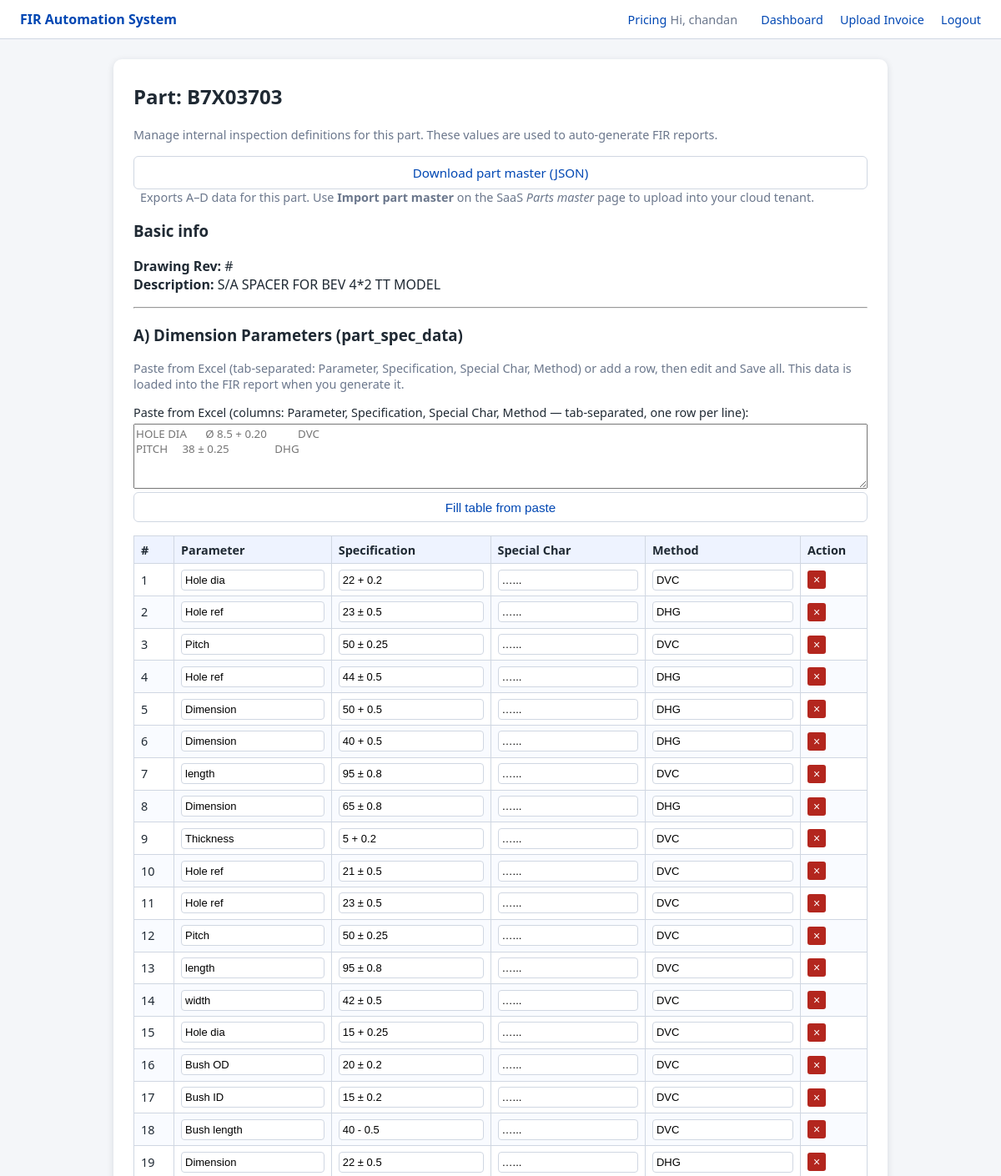
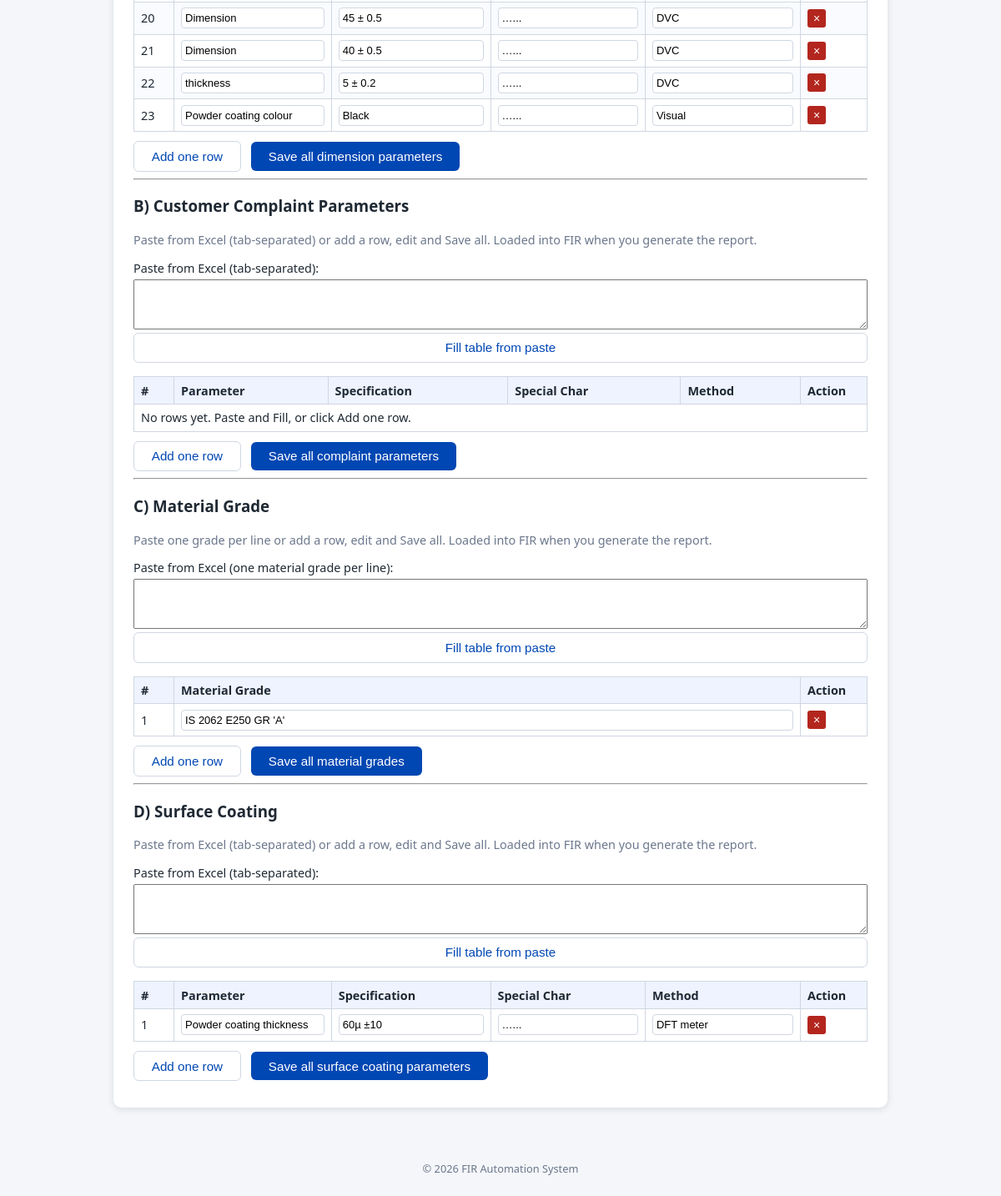
Page /parts/53 (signed in) on the committed database (2 pictures, top to bottom).
### tables this page shows
CREATE TABLE Users (
    id INTEGER PRIMARY KEY AUTOINCREMENT,
    name TEXT NOT NULL,
    email TEXT NOT NULL UNIQUE,
    password_hash TEXT NOT NULL
);

CREATE TABLE parts_master (
    part_id      INTEGER PRIMARY KEY AUTOINCREMENT,
    part_no      TEXT NOT NULL UNIQUE,
    drawing_rev  TEXT,
    description  TEXT
, company_id INTEGER DEFAULT 1);

CREATE TABLE part_spec_data (
    id                   INTEGER PRIMARY KEY AUTOINCREMENT,
    part_id              INTEGER NOT NULL,
    parameter            TEXT NOT NULL,
    specification        TEXT,
    special_char         TEXT,
    method_of_inspection TEXT, company_id INTEGER DEFAULT 1,
    FOREIGN KEY (part_id) REFERENCES parts_master(part_id) ON DELETE CASCADE ON UPDATE CASCADE
);

CREATE TABLE material_grade (
    id             INTEGER PRIMARY KEY AUTOINCREMENT,
    part_id        INTEGER NOT NULL,
    material_grade TEXT NOT NULL, company_id INTEGER DEFAULT 1,
    FOREIGN KEY (part_id) REFERENCES parts_master(part_id) ON DELETE CASCADE ON UPDATE CASCADE
);

CREATE TABLE surface_coating_master (
    id                   INTEGER PRIMARY KEY AUTOINCREMENT,
    part_id              INTEGER NOT NULL,
    parameter            TEXT NOT NULL,
    specification        TEXT,
    special_char         TEXT,
    method_of_inspection TEXT, company_id INTEGER DEFAULT 1,
    FOREIGN KEY (part_id) REFERENCES parts_master(part_id) ON DELETE CASCADE ON UPDATE CASCADE
);

### app.py (the view, shortened to what this page needs)
    @app.route("/parts/<int:part_id>", methods=["GET", "POST"])
    @login_required
    def part_detail(part_id: int):
        conn = get_db_connection()
        part = conn.execute(
            "SELECT part_id, part_no, drawing_rev, description FROM parts_master WHERE part_id = ?",
            (part_id,),
        ).fetchone()
        if not part:
            conn.close()
            flash("Part not found.", "danger")
            return redirect(url_for("parts"))
        spec_rows = conn.execute(
            "SELECT id, parameter, specification, special_char, method_of_inspection FROM part_spec_data WHERE part_id = ? ORDER BY id",
            (part_id,),
        ).fetchall()
        ccp_rows = conn.execute(
            "SELECT parameter, specification, special_char, method_of_inspection FROM customer_complaint_parameters WHERE part_id = ? ORDER BY id",
            (part_id,),
        ).fetchall()
        material_rows = conn.execute(
            "SELECT material_grade FROM material_grade WHERE part_id = ? ORDER BY id",
            (part_id,),
        ).fetchall()
        coating_rows = conn.execute(
            "SELECT parameter, specification, special_char, method_of_inspection FROM surface_coating_master WHERE part_id = ? ORDER BY id",
            (part_id,),
        ).fetchall()
        conn.close()
        return render_template(
            "part_detail.html",
            part=part,
            spec_rows=spec_rows,
            ccp_rows=ccp_rows,
            material_rows=material_rows,
            coating_rows=coating_rows,
        )

### templates/part_detail.html (shortened to what this page needs)
{% extends "base.html" %}
{% block content %}
<section class="table-page">
  <h2>Part: {{ part.part_no }}</h2>
  <p class="table-page__hint">
    Manage internal inspection definitions for this part. These values are used to auto-generate FIR reports.
  </p>
  <p class="form__group" style="margin-bottom:1rem;">
    <a class="btn btn--secondary" href="{{ url_for('export_part_master', part_id=part.part_id) }}">Download part master (JSON)</a>
    <span class="table-page__hint" style="display:inline-block;margin-left:0.5rem;">Exports A–D data for this part. Use <strong>Import part master</strong> on the SaaS <em>Parts master</em> page to upload into your cloud tenant.</span>
  </p>
  <h3>Basic info</h3>
  <p><strong>Drawing Rev:</strong> {{ part.drawing_rev or "-" }}<br>
     <strong>Description:</strong> {{ part.description or "-" }}</p>
  <hr>
  <h3>A) Dimension Parameters (part_spec_data)</h3>
  <p class="table-page__hint">Paste from Excel (tab-separated: Parameter, Specification, Special Char, Method) or add a row, then edit and Save all. This data is loaded into the FIR report when you generate it.</p>
  <div class="form__group" style="margin-bottom:1rem;">
    <label for="excel_paste">Paste from Excel (columns: Parameter, Specification, Special Char, Method — tab-separated, one row per line):</label>
    <textarea id="excel_paste" rows="4" style="width:100%;font-family:inherit;" placeholder="HOLE DIA	Ø 8.5 + 0.20		DVC&#10;PITCH	38 ± 0.25		DHG"></textarea>
    <button type="button" class="btn btn--secondary" id="fillFromPasteBtn" style="margin-top:4px;">Fill table from paste</button>
  </div>
  <form method="post" id="specBulkForm">
    <div class="table-wrapper">
      <table class="data-table" id="specTable">
        <thead>
          <tr>
            <th style="width:3rem;">#</th>
            <th>Parameter</th>
            <th>Specification</th>
            <th>Special Char</th>
            <th>Method</th>
            <th style="width:5rem;">Action</th>
          </tr>
        </thead>
        <tbody id="specTbody">
          {% for r in spec_rows %}
          <tr data-row>
            <td class="row-num">{{ loop.index }}</td>
            <td><input type="text" name="spec_param" value="{{ r.parameter or '' }}" class="cell-input"></td>
            <td><input type="text" name="spec_spec" value="{{ r.specification or '' }}" class="cell-input"></td>
            <td><input type="text" name="spec_char" value="{{ r.special_char or '' }}" class="cell-input"></td>
            <td><input type="text" name="spec_method" value="{{ r.method_of_inspection or '' }}" class="cell-input"></td>
            <td><button type="button" class="btn btn--danger btn-x delete-row" title="Delete">×</button></td>
          </tr>
          {% else %}
          <tr id="specEmptyRow"><td colspan="6">No rows yet. Paste from Excel and click Fill table, or click Add row below.</td></tr>
          {% endfor %}
        </tbody>
      </table>
    </div>
    <button type="button" class="btn btn--secondary" id="specAddOneBtn" style="margin-right:0.5rem;">Add one row</button>
    <button type="submit" class="btn btn--primary" style="margin-top:0.75rem;">Save all dimension parameters</button>
  </form>
  <hr>
  <h3>B) Customer Complaint Parameters</h3>
  <p class="table-page__hint">Paste from Excel (tab-separated) or add a row, edit and Save all. Loaded into FIR when you generate the report.</p>
  <div class="form__group" style="margin-bottom:1rem;">
    <label for="ccp_paste">Paste from Excel (tab-separated):</label>
    <textarea id="ccp_paste" rows="3" style="width:100%;font-family:inherit;"></textarea>
    <button type="button" class="btn btn--secondary" id="ccpFillBtn" style="margin-top:4px;">Fill table from paste</button>
  </div>
  <form method="post" id="ccpBulkForm">
    <div class="table-wrapper">
      <table class="data-table" id="ccpTable">
        <thead>
          <tr><th style="width:3rem;">#</th><th>Parameter</th><th>Specification</th><th>Special Char</th><th>Method</th><th style="width:5rem;">Action</th></tr>
        </thead>
        <tbody id="ccpTbody">
          {% for r in ccp_rows %}
          <tr data-row>
            <td class="row-num">{{ loop.index }}</td>
            <td><input type="text" name="ccp_param" value="{{ r.parameter or '' }}" class="cell-input"></td>
            <td><input type="text" name="ccp_spec" value="{{ r.specification or '' }}" class="cell-input"></td>
            <td><input type="text" name="ccp_char" value="{{ r.special_char or '' }}" class="cell-input"></td>
            <td><input type="text" name="ccp_method" value="{{ r.method_of_inspection or '' }}" class="cell-input"></td>
            <td><button type="button" class="btn btn--danger btn-x delete-row" title="Delete">×</button></td>
          </tr>
          {% else %}
          <tr id="ccpEmptyRow"><td colspan="6">No rows yet. Paste and Fill, or click Add one row.</td></tr>
          {% endfor %}
        </tbody>
      </table>
    </div>
    <button type="button" class="btn btn--secondary" id="ccpAddOneBtn" style="margin-right:0.5rem;">Add one row</button>
    <button type="submit" class="btn btn--primary" style="margin-top:0.75rem;">Save all complaint parameters</button>
  </form>
  <hr>
  <h3>C) Material Grade</h3>
  <p class="table-page__hint">Paste one grade per line or add a row, edit and Save all. Loaded into FIR when you generate the report.</p>
  <div class="form__group" style="margin-bottom:1rem;">
    <label for="mat_paste">Paste from Excel (one material grade per line):</label>
    <textarea id="mat_paste" rows="3" style="width:100%;font-family:inherit;"></textarea>
    <button type="button" class="btn btn--secondary" id="matFillBtn" style="margin-top:4px;">Fill table from paste</button>
  </div>
  <form method="post" id="matBulkForm">
    <div class="table-wrapper">
      <table class="data-table" id="matTable">
        <thead>
          <tr><th style="width:3rem;">#</th><th>Material Grade</th><th style="width:5rem;">Action</th></tr>
        </thead>
        <tbody id="matTbody">
          {% for r in material_rows %}
          <tr data-row>
            <td class="row-num">{{ loop.index }}</td>
            <td><input type="text" name="material_grade" value="{{ r.material_grade or '' }}" class="cell-input"></td>
            <td><button type="button" class="btn btn--danger btn-x delete-row" title="Delete">×</button></td>
          </tr>
          {% else %}
          <tr id="matEmptyRow"><td colspan="3">No rows yet. Paste and Fill, or click Add one row.</td></tr>
          {% endfor %}
        </tbody>
      </table>
    </div>
    <button type="button" class="btn btn--secondary" id="matAddOneBtn" style="margin-right:0.5rem;">Add one row</button>
    <button type="submit" class="btn btn--primary" style="margin-top:0.75rem;">Save all material grades</button>
  </form>
  <hr>
  <h3>D) Surface Coating</h3>
  <p class="table-page__hint">Paste from Excel (tab-separated) or add a row, edit and Save all. Loaded into FIR when you generate the report.</p>
  <div class="form__group" style="margin-bottom:1rem;">
    <label for="coat_paste">Paste from Excel (tab-separated):</label>
    <textarea id="coat_paste" rows="3" style="width:100%;font-family:inherit;"></textarea>
    <button type="button" class="btn btn--secondary" id="coatFillBtn" style="margin-top:4px;">Fill table from paste</button>
  </div>
  <form method="post" id="coatBulkForm">
    <div class="table-wrapper">
      <table class="data-table" id="coatTable">
        <thead>
          <tr><th style="width:3rem;">#</th><th>Parameter</th><th>Specification</th><th>Special Char</th><th>Method</th><th style="width:5rem;">Action</th></tr>
        </thead>
        <tbody id="coatTbody">
          {% for r in coating_rows %}
          <tr data-row>
            <td class="row-num">{{ loop.index }}</td>
            <td><input type="text" name="coat_param" value="{{ r.parameter or '' }}" class="cell-input"></td>
            <td><input type="text" name="coat_spec" value="{{ r.specification or '' }}" class="cell-input"></td>
            <td><input type="text" name="coat_char" value="{{ r.special_char or '' }}" class="cell-input"></td>
            <td><input type="text" name="coat_method" value="{{ r.method_of_inspection or '' }}" class="cell-input"></td>
            <td><button type="button" class="btn btn--danger btn-x delete-row" title="Delete">×</button></td>
          </tr>
          {% else %}
          <tr id="coatEmptyRow"><td colspan="6">No rows yet. Paste and Fill, or click Add one row.</td></tr>
          {% endfor %}
        </tbody>
      </table>
    </div>
    <button type="button" class="btn btn--secondary" id="coatAddOneBtn" style="margin-right:0.5rem;">Add one row</button>
    <button type="submit" class="btn btn--primary" style="margin-top:0.75rem;">Save all surface coating parameters</button>
  </form>
</section>
{% endblock %}

### templates/base.html (shortened to what this page needs)
<!doctype html>
<html lang="en">
<head>
  <link rel="stylesheet" href="{{ url_for('static', filename='css/main.css') }}">
</head>
<body>
  <header class="top-bar">
    <div class="top-bar__brand">
      <span class="brand-name">FIR Automation System</span>
    </div>
    <nav class="top-bar__nav">
      <a href="{{ url_for('pricing') }}">Pricing</a>
      {% if session.get('user_id') %}
        <span class="top-bar__user">Hi, {{ session.get('user_name') }}</span>
        <a href="{{ url_for('dashboard') }}">Dashboard</a>
        <a href="{{ url_for('upload_invoice') }}">Upload Invoice</a>
        <a href="{{ url_for('logout') }}">Logout</a>
      {% else %}
        <a href="{{ url_for('landing') }}">Home</a>
        <a href="{{ url_for('login') }}">Login</a>
        <a href="{{ url_for('signup') }}">Sign up</a>
      {% endif %}
    </nav>
  </header>
  <main class="page-main">
    {% block content %}{% endblock %}
  </main>
  <footer class="page-footer">
    <span>&copy; {{ current_year }} FIR Automation System</span>
  </footer>
</body>
</html>

### static/css/main.css (style rules this page uses)
:root { --color-bg: #f4f6f9; --color-surface: #ffffff; --color-primary: #0047b3; --color-primary-dark: #003580; --color-accent: #00897b; --color-border: #d0d7e2; --color-text: #1f2933; --color-muted: #6b778c; --radius-sm: 4px; --radius-md: 6px; --shadow-soft: 0 2px 8px rgba(15, 35, 52, 0.12); }
*, *::before, *::after { box-sizing: border-box; }
body { margin: 0; font-family: system-ui, -apple-system, BlinkMacSystemFont, "Segoe UI", sans-serif; background: var(--color-bg); color: var(--color-text); }
a { color: var(--color-primary); text-decoration: none; }
.top-bar { position: sticky; top: 0; z-index: 10; display: flex; align-items: center; justify-content: space-between; padding: 0.75rem 1.5rem; background: #ffffff; border-bottom: 1px solid var(--color-border); }
.brand-name { font-weight: 600; color: var(--color-primary); }
.top-bar__nav a { margin-left: 1rem; font-size: 0.9rem; }
.top-bar__user { margin-right: 0.5rem; font-size: 0.9rem; color: var(--color-muted); }
.page-main { max-width: 960px; margin: 1.5rem auto 3rem; padding: 0 1rem; }
.page-footer { text-align: center; padding: 1rem 0 1.5rem; font-size: 0.8rem; color: var(--color-muted); }
.btn { display: inline-flex; align-items: center; justify-content: center; padding: 0.55rem 1.3rem; border-radius: var(--radius-md); border: none; font-size: 0.95rem; cursor: pointer; text-decoration: none; transition: background 0.15s ease, box-shadow 0.15s ease, transform 0.05s ease; }
.btn--primary { background: var(--color-primary); color: #ffffff; }
.btn--secondary { background: #ffffff; color: var(--color-primary); border: 1px solid var(--color-border); }
.auth, .upload, .dashboard, .table-page { background: var(--color-surface); border-radius: 10px; padding: 1.75rem 1.5rem 2rem; box-shadow: var(--shadow-soft); }
.auth h2, .upload h2, .dashboard h2, .table-page h2 { margin-top: 0; }
.form__group { display: flex; flex-direction: column; margin-bottom: 0.9rem; }
.form__group label { font-size: 0.9rem; margin-bottom: 0.25rem; }
.upload__hint, .table-page__hint { font-size: 0.9rem; color: var(--color-muted); }
.table-wrapper { margin-top: 1rem; overflow-x: auto; }
.data-table { width: 100%; border-collapse: collapse; font-size: 0.9rem; }
.data-table thead { background: #eef3ff; }
.data-table th, .data-table td { border: 1px solid var(--color-border); padding: 0.4rem 0.5rem; text-align: left; }
.data-table th { font-weight: 600; }
.data-table tbody tr:nth-child(even) { background-color: #f9fbff; }

### templates/part_detail.html (style rules this page uses)
.cell-input { width:100%; box-sizing:border-box; padding:4px; border:1px solid #d0d7e2; border-radius:4px; font-size:13px; }
.btn--danger { background:#b3261e; color:#fff; border:none; }
.btn-x { width:22px; height:22px; min-width:22px; padding:0; font-size:14px; line-height:1; display:inline-flex; align-items:center; justify-content:center; border-radius:3px; cursor:pointer; }

### rows in the picture
Users: get "chandan"
parts_master: part_no "B7X03703", drawing_rev "#", description "S/A SPACER FOR BEV 4*2 TT MODEL"
part_spec_data: spec_param "Hole dia", spec_spec "22 + 0.2", spec_char "…...", spec_method "DVC"
part_spec_data: spec_param "Hole ref", spec_spec "23 ± 0.5", spec_char "…...", spec_method "DHG"
part_spec_data: spec_param "Pitch", spec_spec "50 ± 0.25", spec_char "…...", spec_method "DVC"
part_spec_data: spec_param "Hole ref", spec_spec "44 ± 0.5", spec_char "…...", spec_method "DHG"
part_spec_data: spec_param "Dimension", spec_spec "50 + 0.5", spec_char "…...", spec_method "DHG"
part_spec_data: spec_param "Dimension", spec_spec "40 + 0.5", spec_char "…...", spec_method "DHG"
part_spec_data: spec_param "length", spec_spec "95 ± 0.8", spec_char "…...", spec_method "DVC"
part_spec_data: spec_param "Dimension", spec_spec "65 ± 0.8", spec_char "…...", spec_method "DHG"
part_spec_data: spec_param "Thickness", spec_spec "5 + 0.2", spec_char "…...", spec_method "DVC"
part_spec_data: spec_param "Hole ref", spec_spec "21 ± 0.5", spec_char "…...", spec_method "DVC"
part_spec_data: spec_param "Hole ref", spec_spec "23 ± 0.5", spec_char "…...", spec_method "DVC"
part_spec_data: spec_param "Pitch", spec_spec "50 ± 0.25", spec_char "…...", spec_method "DVC"
part_spec_data: spec_param "length", spec_spec "95 ± 0.8", spec_char "…...", spec_method "DVC"
part_spec_data: spec_param "width", spec_spec "42 ± 0.5", spec_char "…...", spec_method "DVC"
part_spec_data: spec_param "Hole dia", spec_spec "15 + 0.25", spec_char "…...", spec_method "DVC"
part_spec_data: spec_param "Bush OD", spec_spec "20 ± 0.2", spec_char "…...", spec_method "DVC"
part_spec_data: spec_param "Bush ID", spec_spec "15 ± 0.2", spec_char "…...", spec_method "DVC"
part_spec_data: spec_param "Bush length", spec_spec "40 - 0.5", spec_char "…...", spec_method "DVC"
part_spec_data: spec_param "Dimension", spec_spec "22 ± 0.5", spec_char "…...", spec_method "DHG"
part_spec_data: spec_param "Dimension", spec_spec "45 ± 0.5", spec_char "…...", spec_method "DVC"
part_spec_data: spec_param "Dimension", spec_spec "40 ± 0.5", spec_char "…...", spec_method "DVC"
part_spec_data: spec_param "thickness", spec_spec "5 ± 0.2", spec_char "…...", spec_method "DVC"
part_spec_data: spec_param "Powder coating colour", spec_spec "Black", spec_char "…...", spec_method "Visual"
material_grade: material_grade "IS 2062 E250 GR 'A'"
surface_coating_master: coat_param "Powder coating thickness", coat_spec "60µ ±10", coat_char "…...", coat_method "DFT meter"
